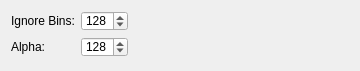
       <widget class="QWidget" name="tab" >
        <property name="geometry" >
         <rect>
          <x>56</x>
          <y>196</y>
          <width>360</width>
          <height>71</height>
         </rect>
        </property>
        <attribute name="title" >
         <string>Histogram</string>
        </attribute>
        <layout class="QGridLayout" name="gridLayout_12" >
         <item row="0" column="0" >
          <widget class="QLabel" name="label_19" >
           <property name="text" >
            <string>Ignore Bins:</string>
           </property>
           <property name="buddy" >
            <cstring>spinBox_FilterHistoBins</cstring>
           </property>
          </widget>
         </item>
         <item row="0" column="1" >
          <widget class="QSpinBox" name="spinBox_FilterHistoBins" >
           <property name="minimumSize" >
            <size>
             <width>0</width>
             <height>20</height>
            </size>
           </property>
           <property name="minimum" >
            <number>1</number>
           </property>
           <property name="maximum" >
            <number>512</number>
           </property>
           <property name="value" >
            <number>128</number>
           </property>
          </widget>
         </item>
         <item row="0" column="2" >
          <spacer name="horizontalSpacer_4" >
           <property name="orientation" >
            <enum>Qt::Horizontal</enum>
           </property>
           <property name="sizeHint" stdset="0" >
            <size>
             <width>40</width>
             <height>20</height>
            </size>
           </property>
          </spacer>
         </item>
         <item row="1" column="0" >
          <widget class="QLabel" name="label_20" >
           <property name="text" >
            <string>Alpha:</string>
           </property>
           <property name="buddy" >
            <cstring>spinBox_FilterHistoAlpha</cstring>
           </property>
          </widget>
         </item>
         <item row="1" column="1" >
          <widget class="QSpinBox" name="spinBox_FilterHistoAlpha" >
           <property name="minimumSize" >
            <size>
             <width>0</width>
             <height>20</height>
            </size>
           </property>
           <property name="minimum" >
            <number>1</number>
           </property>
           <property name="maximum" >
            <number>512</number>
           </property>
           <property name="value" >
            <number>128</number>
           </property>
          </widget>
         </item>
         <item row="2" column="1" >
          <spacer name="verticalSpacer_4" >
           <property name="orientation" >
            <enum>Qt::Vertical</enum>
           </property>
           <property name="sizeHint" stdset="0" >
            <size>
             <width>20</width>
             <height>40</height>
            </size>
           </property>
          </spacer>
         </item>
        </layout>
       </widget>
